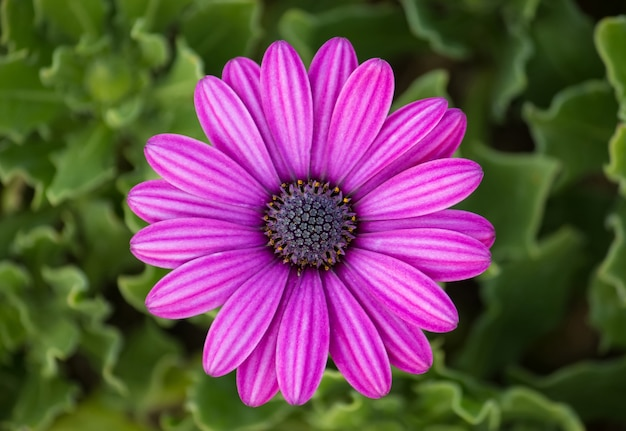
#> input picture purple.jpg, 626 x 431 px
$ python 'DIP Lab 4(Convert Image with Salt and Pepper Noise using Gaussian Filter).py'
#> lines starting #> are read from the running program, lines starting #| are printed output that depends on the picture
#> further down, image is the input picture: PIL image 626x431 RGB; mean R, G, B 106.7, 75.4, 83.1
import numpy as np
import matplotlib.pyplot as plt
from PIL import Image
from scipy.ndimage import gaussian_filter

def add_salt_and_pepper_noise(image, noise_level):
#> called with noise_level = 0.25
    noisy_image = np.copy(image)
    total_pixels = image.size
#> total_pixels = 809418

    # Calculate number of salt and pepper pixels
    num_salt = np.ceil(noise_level * total_pixels)
#> num_salt = 202355
    coords = [np.random.randint(0, i - 1, int(num_salt)) for i in image.shape]

    # Add salt noise (white)
    noisy_image[coords[0], coords[1]] = 255
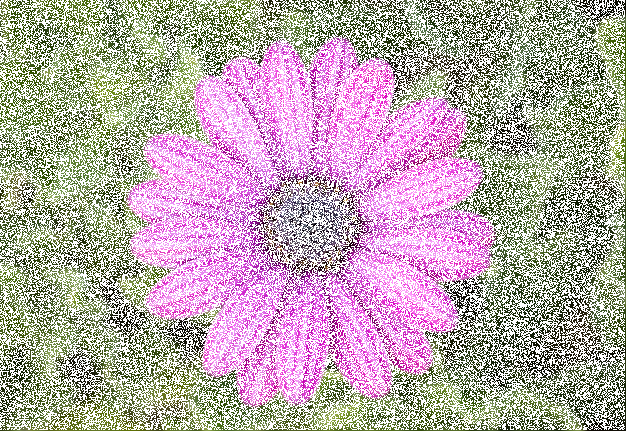
#> noisy_image: shape (431, 626, 3); mean R, G, B 184.9, 170.1, 173.7

    # Add pepper noise (black)
    num_pepper = np.ceil(noise_level * total_pixels)
#> num_pepper = 202355
    coords = [np.random.randint(0, i - 1, int(num_pepper)) for i in image.shape]
    noisy_image[coords[0], coords[1]] = 0
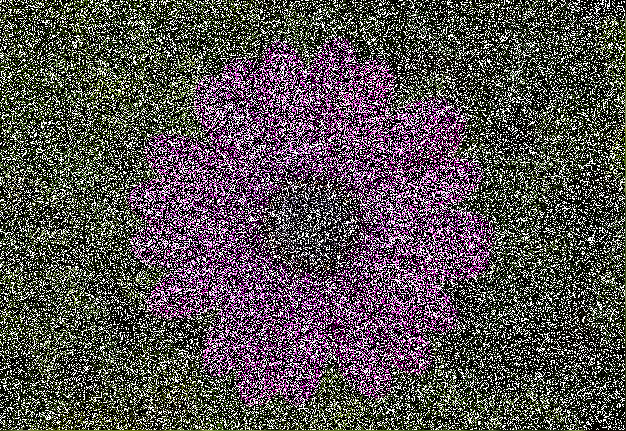
#> noisy_image: shape (431, 626, 3); mean R, G, B 87.5, 80.5, 82.1

    return noisy_image

def apply_gaussian_filter(image_array, sigma):
#> called with sigma = 1
    filtered_image_array = np.zeros_like(image_array)

    for i in range(3):  # Assuming image_array has 3 channels (RGB)
        filtered_image_array[:, :, i] = gaussian_filter(image_array[:, :, i], sigma=sigma)
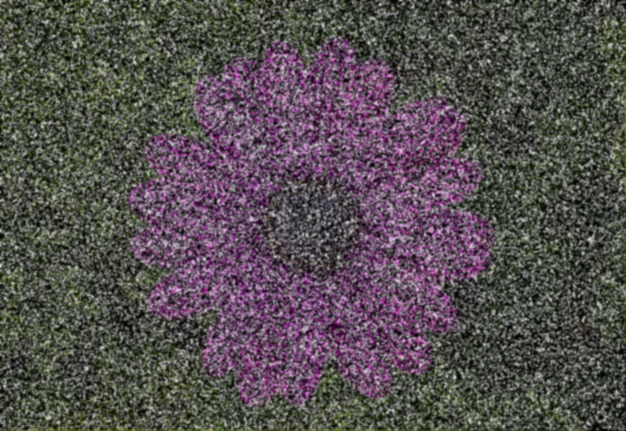
#> filtered_image_array: shape (431, 626, 3); mean R, G, B 86.4, 79.5, 81.1

    return filtered_image_array

# Load the image using PIL
image_path = 'purple.jpg'  # Replace with your image path
image = Image.open(image_path)

# Convert the image to a NumPy array
image_array = np.array(image)

# Ensure the image is RGB
if image_array.ndim == 3 and image_array.shape[2] == 3:
    # Add 25% salt and pepper noise to the image
    noise_level = 0.25  # 25% noise
    noisy_image_array = add_salt_and_pepper_noise(image_array, noise_level)

    # Apply Gaussian filter to the noisy image
    sigma = 1.0  # Standard deviation for Gaussian kernel
    filtered_image_array = apply_gaussian_filter(noisy_image_array, sigma)
else:
    raise ValueError("The input image is not an RGB image.")

# Convert the result back to an image
noisy_image = Image.fromarray(np.uint8(noisy_image_array))
filtered_image = Image.fromarray(np.uint8(filtered_image_array))

# Save the results
output_path_noisy = 'noisy_purple.jpg'
noisy_image.save(output_path_noisy)

output_path_filtered = 'gaussian_filtered_noisy_purple.jpg'
filtered_image.save(output_path_filtered)

# Display the images
plt.figure(figsize=(15, 5))

plt.subplot(1, 3, 1)
plt.title('Original Image')
plt.imshow(image_array)
plt.axis('off')

plt.subplot(1, 3, 2)
plt.title('Noisy Image with Salt and Pepper Noise (25%)')
plt.imshow(noisy_image_array)
plt.axis('off')

plt.subplot(1, 3, 3)
plt.title('Filtered Image Using Gaussian Filtering')
plt.imshow(filtered_image_array)
plt.axis('off')

plt.show()
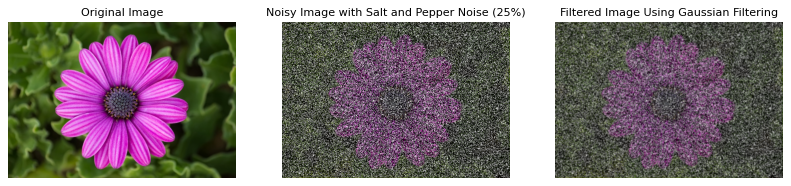
#> figure drawn by matplotlib, 3 panels

$ run again, with flower.jpg copied over purple.jpg
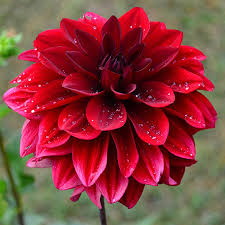
#> input picture flower.jpg, 225 x 225 px
#> image is the input picture: PIL image 225x225 RGB; mean R, G, B 137.7, 61.1, 61.6
#> after the loop in apply_gaussian_filter, `for i in range(3):`:
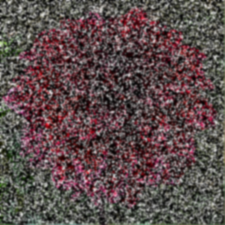
#> filtered_image_array: shape (225, 225, 3); mean R, G, B 92.8, 76, 76
#> `plt.show()`:
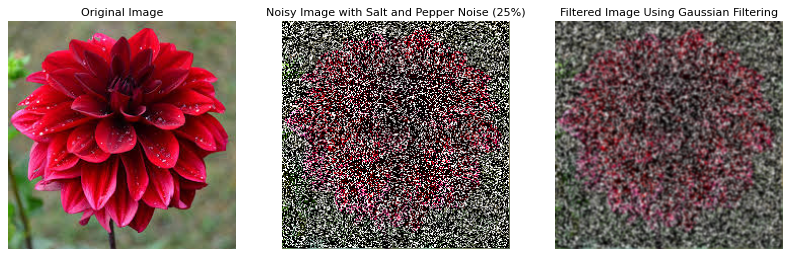
#> figure drawn by matplotlib, 3 panels

$ run again, with night.jpg copied over purple.jpg
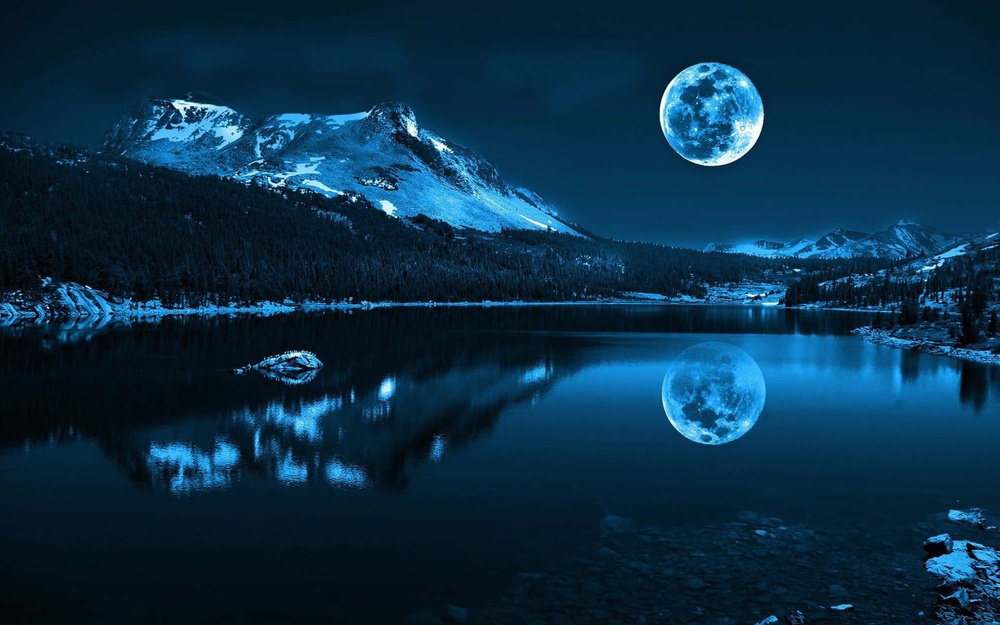
#> input picture night.jpg, 1000 x 625 px, shrunk from 1920 x 1200 before the run
#> image is the input picture: PIL image 1000x625 RGB; mean R, G, B 10, 46.5, 71.2
#> after the loop in apply_gaussian_filter, `for i in range(3):`:
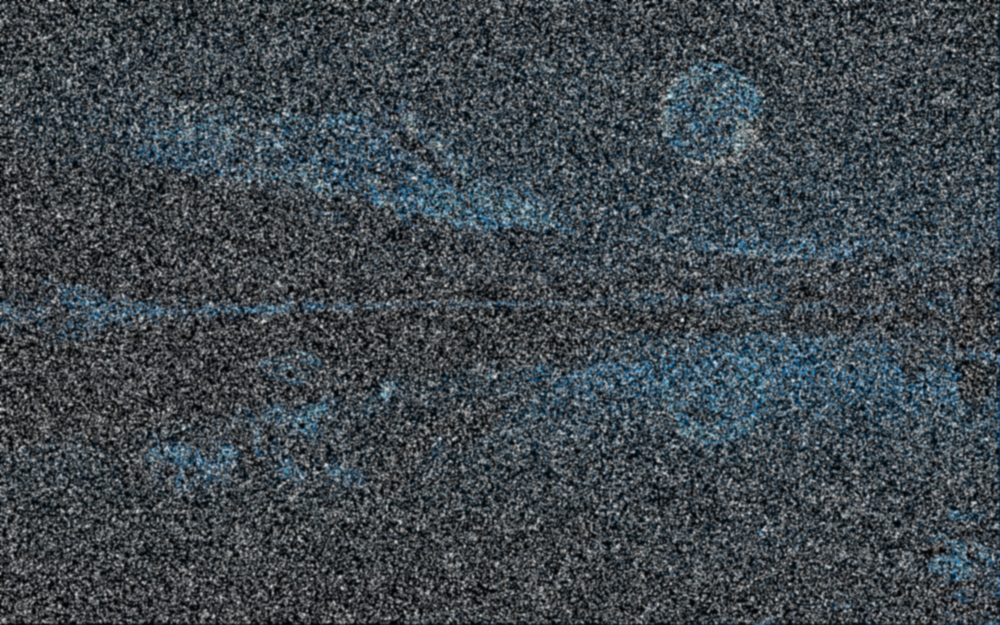
#> filtered_image_array: shape (625, 1000, 3); mean R, G, B 64.5, 72.7, 78.3
#> `plt.show()`:
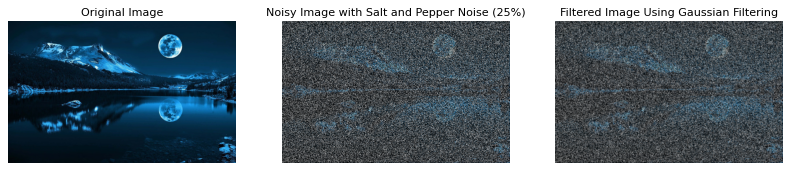
#> figure drawn by matplotlib, 3 panels

$ run again, with mahfuz.jpeg copied over purple.jpg
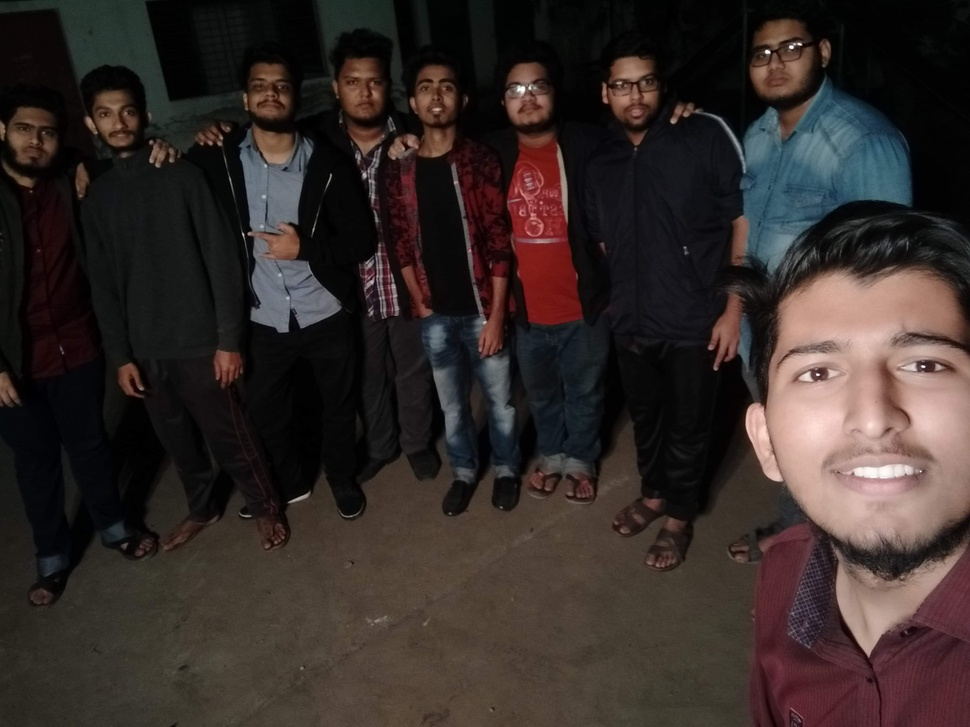
#> input picture mahfuz.jpeg, 970 x 727 px, shrunk from 3264 x 2448 before the run
#> image is the input picture: PIL image 970x727 RGB; mean R, G, B 52.8, 43.4, 40.6
#> after the loop in apply_gaussian_filter, `for i in range(3):`:
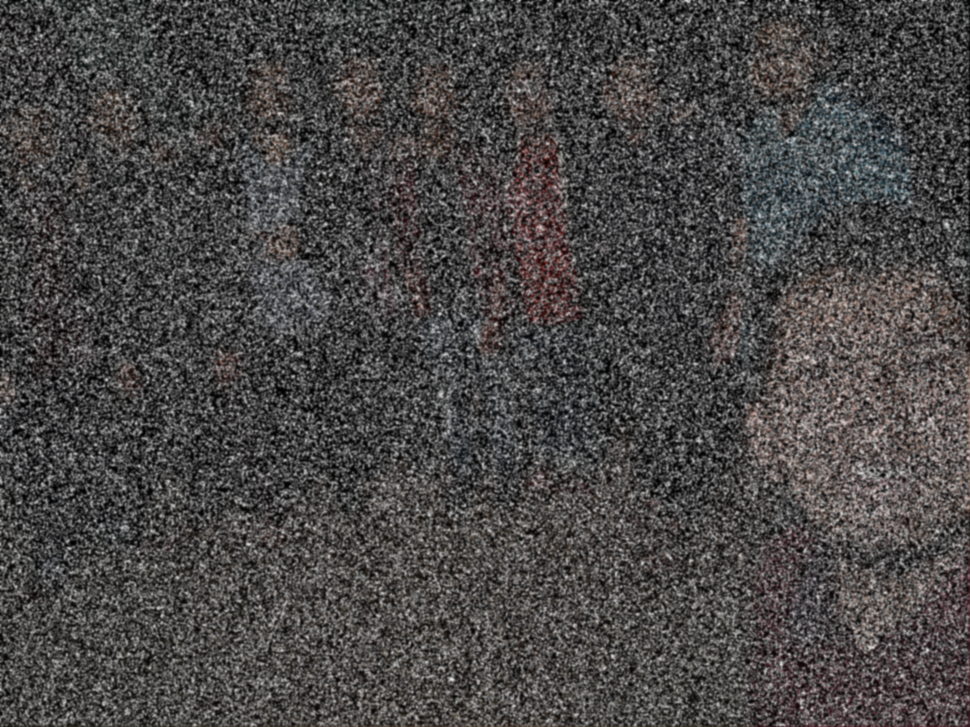
#> filtered_image_array: shape (727, 970, 3); mean R, G, B 74.3, 72.1, 71.5
#> `plt.show()`:
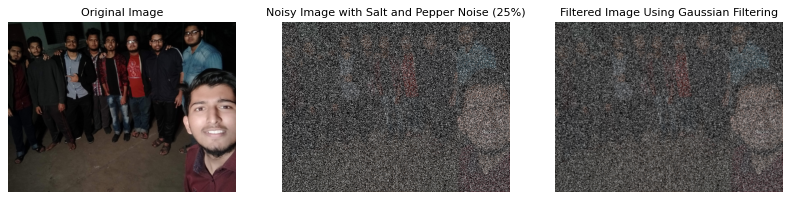
#> figure drawn by matplotlib, 3 panels
